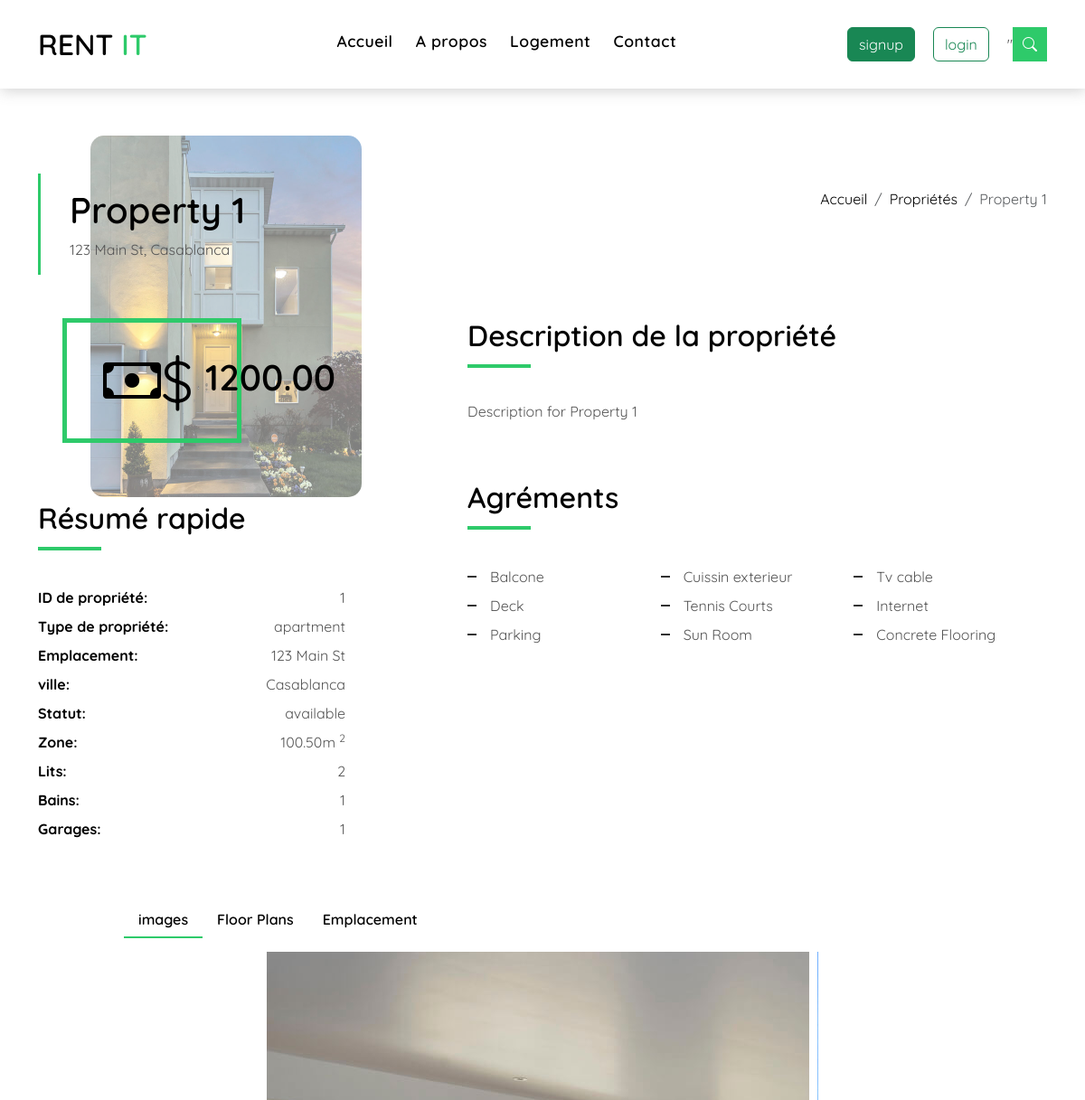
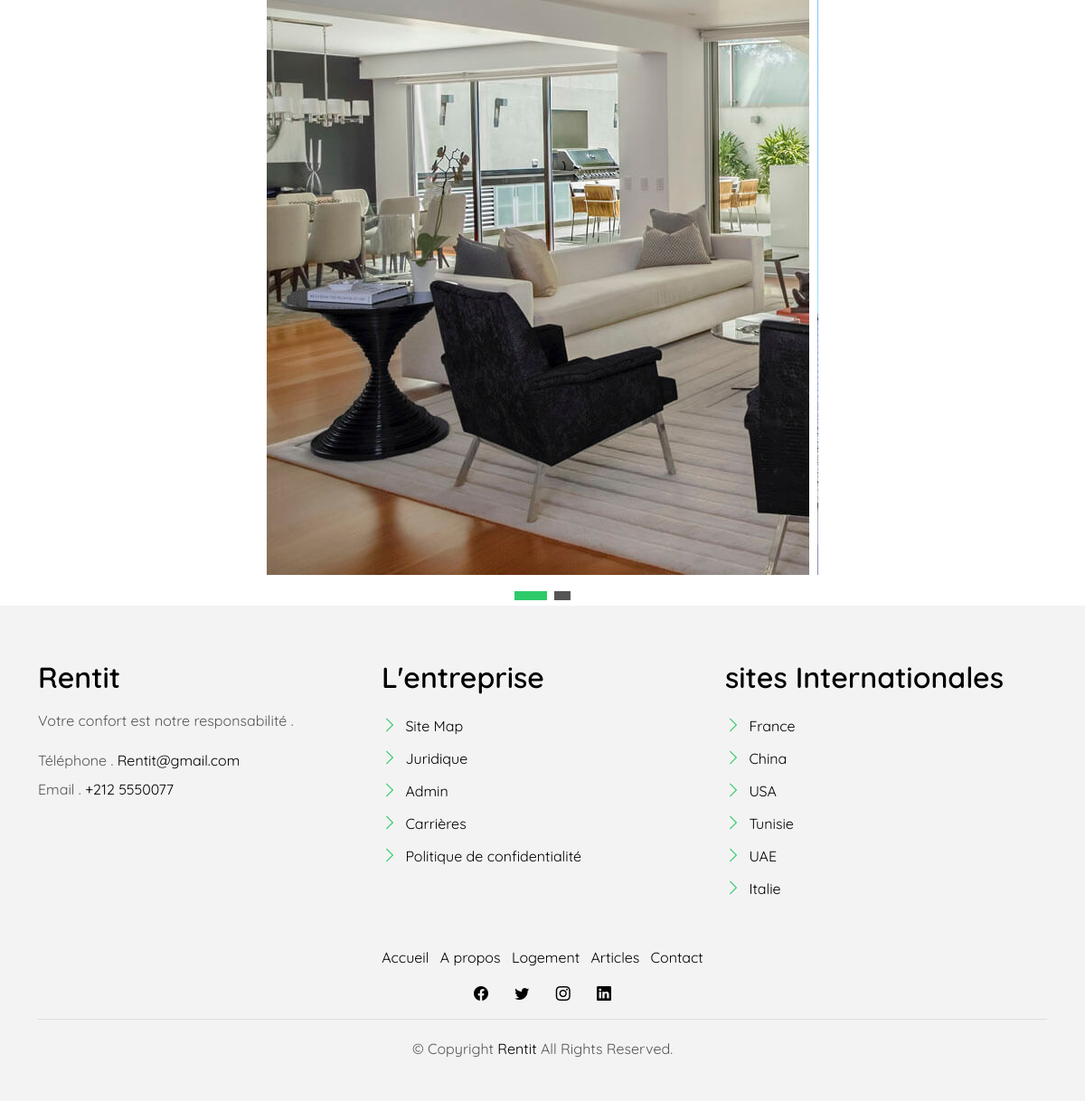
Screenshot of /index.php?page=logement&id=1 with the database file from the repository (2 pictures, top to bottom).
### tables this page shows
CREATE TABLE `logement` (
  `id` INT NOT NULL PRIMARY KEY AUTO_INCREMENT,
  `name` VARCHAR(255) NOT NULL,  
  `adresse` VARCHAR(255) NOT NULL,
  `type_logement` ENUM('apartment', 'house', 'condo', 'villa', 'townhouse', 'other') NOT NULL,
  `nombre_chambres` INT DEFAULT NULL,
  `prix` DECIMAL(10,2) NOT NULL,
  `image_path` VARCHAR(255) DEFAULT NULL,
  `description` TEXT NOT NULL,
  `status` ENUM('available', 'rented', 'unavailable') NOT NULL DEFAULT 'available',
  `area` DECIMAL(10,2) NOT NULL,
  `beds` INT NOT NULL,
  `baths` INT NOT NULL,
  `garage` INT NOT NULL,  
  `city` VARCHAR(100) NOT NULL
);

### models/logementModel.php (called while the page is built, shortened)
<?php
class LogementModel {
    public function __construct() {
        $this->db = $this->connectToDatabase();
    }
    private function connectToDatabase() {
        require_once('database_connection.php');
        return $mysqli;
    }
    public function getLogementById($logementId) {
        $query = "SELECT * FROM logement WHERE id = '$logementId'";
        $result = $this->db->query($query)->fetch_assoc();
        return $result;
    }
}

### controllers/logementController.php (called while the page is built, shortened)
<?php
    require_once('models/logementModel.php');
  function getLogement($id){
    $logementModel = new LogementModel();
    $data = $logementModel->getLogementById($id);
    return $data;
  }
?>

### view/client/logement.php (the view, shortened to what this page needs)
<?php
  $logement = getLogement($_GET['id']);
?>
<main id="main">
<section class="intro-single">
  <div class="container">
    <div class="row">
      <div class="col-md-12 col-lg-8">
        <div class="title-single-box">
          <h1 class="title-single"><?php echo $logement['name'] ?></h1>
          <span class="color-text-a"><?php echo $logement['adresse'].', '.$logement['city'] ?></span>
        </div>
      </div>
      <div class="col-md-12 col-lg-4">
        <nav aria-label="breadcrumb" class="breadcrumb-box d-flex justify-content-lg-end">
          <ol class="breadcrumb">
            <li class="breadcrumb-item">
              <a href="<?php echo $_SERVER['PHP_SELF'] ?>">Accueil</a>
            </li>
            <li class="breadcrumb-item">
              <a href="<?php echo $_SERVER['PHP_SELF'] . "?page=all_properties" ?>">Propriétés</a>
            </li>
            <li class="breadcrumb-item active" aria-current="page">
            <?php echo $logement['name'] ?>
            </li>
          </ol>
        </nav>
      </div>
    </div>
  </div>
</section>
<section class="property-single nav-arrow-b">
  <div class="container">
    <div class=" logement-img-container justify-content-center">
        <img src="assets/img/<?php echo $logement['image_path'] ?>" alt="" class="img-fluid logement-img">
    </div>
    <div class="row">
      <div class="col-sm-12">
        <div class="row justify-content-between">
          <div class="col-md-5 col-lg-4">
            <div class="property-price d-flex justify-content-center foo">
              <div class="card-header-c d-flex">
                <div class="card-box-ico">
                  <span class="bi bi-cash">$</span>
                </div>
                <div class="card-title-c align-self-center">
                  <h5 class="title-c"><?php echo $logement['prix'] ?></h5>
                </div>
              </div>
            </div>
            <div class="property-summary">
              <div class="row">
                <div class="col-sm-12">
                  <div class="title-box-d section-t4">
                    <h3 class="title-d">Résumé rapide</h3>
                  </div>
                </div>
              </div>
              <div class="summary-list">
                <ul class="list">
                  <li class="d-flex justify-content-between">
                    <strong>ID de propriété:</strong>
                    <span><?php echo $logement['id'] ?></span>
                  </li>
                  <li class="d-flex justify-content-between">
                    <strong>Type de propriété:</strong>
                    <span><?php echo $logement['type_logement'] ?></span>
                  </li>
                  <li class="d-flex justify-content-between">
                    <strong>Emplacement:</strong>
                    <span><?php echo $logement['adresse'] ?></span>
                  </li>
                  <li class="d-flex justify-content-between">
                    <strong>ville:</strong>
                    <span><?php echo $logement['city'] ?></span>
                  </li>
                  <li class="d-flex justify-content-between">
                    <strong>Statut:</strong>
                    <span><?php echo $logement['status'] ?></span>
                  </li>
                  <li class="d-flex justify-content-between">
                    <strong>Zone:</strong>
                    <span><?php echo $logement['area'] ?>m
                      <sup>2</sup>
                    </span>
                  </li>
                  <li class="d-flex justify-content-between">
                    <strong>Lits:</strong>
                    <span><?php echo $logement['beds'] ?></span>
                  </li>
                  <li class="d-flex justify-content-between">
                    <strong>Bains:</strong>
                    <span><?php echo $logement['baths'] ?></span>
                  </li>
                  <li class="d-flex justify-content-between">
                    <strong>Garages:</strong>
                    <span><?php echo $logement['garage'] ?></span>
                  </li>
                </ul>
              </div>
            </div>
          </div>
          <div class="col-md-7 col-lg-7 section-md-t3">
            <div class="row">
              <div class="col-sm-12">
                <div class="title-box-d">
                  <h3 class="title-d">Description de la propriété</h3>
                </div>
              </div>
            </div>
            <div class="property-description">
              <p class="description color-text-a">
              <?php echo $logement['description'] ?>
              </p>
            </div>
            <div class="row section-t3">
              <div class="col-sm-12">
                <div class="title-box-d">
                  <h3 class="title-d">Agréments</h3>
                </div>
              </div>
            </div>
            <div class="amenities-list color-text-a">
              <ul class="list-a no-margin">
                <li>Balcone</li>
                <li>Cuissin exterieur</li>
                <li> Tv cable</li>
                <li>Deck</li>
                <li>Tennis Courts</li>
                <li>Internet</li>
                <li>Parking</li>
                <li>Sun Room</li>
                <li>Concrete Flooring</li>
              </ul>
            </div>
          </div>
        </div>
      </div>
      <div class="col-md-10 offset-md-1">
        <ul class="nav nav-pills-a nav-pills mb-3 section-t3" id="pills-tab" role="tablist">
          <li class="nav-item">
            <a class="nav-link active" id="images-tab" data-bs-toggle="pill" href="#images" role="tab" aria-controls="images" aria-selected="true">images</a>
          </li>
          <li class="nav-item">
            <a class="nav-link" id="pills-plans-tab" data-bs-toggle="pill" href="#pills-plans" role="tab" aria-controls="pills-plans" aria-selected="false">Floor Plans</a>
          </li>
          <li class="nav-item">
            <a class="nav-link" id="pills-map-tab" data-bs-toggle="pill" href="#pills-map" role="tab" aria-controls="pills-map" aria-selected="false">Emplacement</a>
          </li>
        </ul>
        <div class="tab-content" id="pills-tabContent">
          <div class="tab-pane fade show active" id="images" role="tabpanel" aria-labelledby="images-tab">
          <div class="row justify-content-center">
      <div class="col-lg-8">
        <div id="property-single-carousel" class="swiper">
          <div class="swiper-wrapper">
            <div class="carousel-item-b swiper-slide">
              <img src="assets/img/property-7.jpg" alt="">
            </div>
          </div>
        </div>
        <div class="property-single-carousel-pagination carousel-pagination"></div>
      </div>
  </div>
          </div>
        </div>
      </div>
    </div>
  </div>
</section>
</main>

### assets/css/style.css (style rules this page uses)
* { margin: 0; padding: 0; box-sizing: border-box; font-family: 'Quicksand', sans-serif; }
body { font-family: "Poppins", sans-serif; color: #555555; }
h1, h2, h3, h4, h5, h6 { color: #000000; }
a { color: #000000; text-decoration: none; transition: all 0.5s ease; }
.color-text-a { text-decoration: none; color: #555555; }
.no-margin { margin: 0; }
.nav-pills-a { text-decoration: none; }
.nav-pills-a.nav-pills .nav-link { color: #000000; position: relative; font-weight: 600; }
.nav-pills-a.nav-pills .nav-link.active { background-color: transparent; }
.nav-pills-a.nav-pills .nav-link.active:after { content: ""; position: absolute; left: 0; bottom: -1px; width: 100%; height: 2px; background-color: #2eca6a; z-index: 2; }
.list-a { text-decoration: none; display: inline-block; line-height: 2; padding: 0; list-style: none; }
.list-a li { position: relative; width: 50%; float: left; padding-left: 25px; padding-right: 5px; }
@media (min-width: 992px) { .list-a li { width: 33.333%; } }
.list-a li:before { content: ""; width: 10px; height: 2px; position: absolute; background-color: #313131; top: 15px; left: 0; }
.section-t4 { padding-top: 4rem; }
.section-t3 { padding-top: 3rem; }
.title-box-d { padding-bottom: 1.8rem; margin-bottom: 1rem; position: relative; }
.title-box-d .title-d { font-weight: 600; font-size: 2rem; }
.title-box-d .title-d:after { content: ""; position: absolute; width: 70px; height: 4px; background-color: #2eca6a; bottom: 20px; left: 0; }
.carousel-pagination { margin-top: 10px; text-align: center; }
.intro-single { padding: 12rem 0 3rem; }
.intro-single .title-single-box { padding: 1rem 0 1rem 2rem; }
.intro-single .title-single-box { border-left: 3px solid #2eca6a; }
.intro-single .title-single-box .title-single { font-weight: 600; font-size: 2.2rem; }
@media (min-width: 768px) { .intro-single .title-single-box .title-single { font-size: 2.1rem; } }
@media (min-width: 992px) { .intro-single .title-single-box .title-single { font-size: 2.5rem; } }
.intro-single .breadcrumb-box { padding: 1rem 0 0 0.5rem; }
.intro-single .breadcrumb { background-color: transparent; padding-right: 0; padding-left: 0; }
.property-price { margin: 0 auto; }
.property-price .card-header-c { padding: 0; }
.summary-list { padding-right: 1rem; color: #000000; }
.summary-list .list { padding: 0; line-height: 2; }
.summary-list .list span { color: #555555; }
.card-header-c { padding: 0 1rem 1rem 1rem; }
.card-box-ico { padding: 1rem 3rem 1rem 2.5rem; border: 5px solid #2eca6a; }
.card-box-ico span { font-size: 4rem; color: #000000; }
.title-c { font-size: 2.5rem; font-weight: 600; margin-left: -40px; }
@media (min-width: 768px) { .title-c { font-size: 1.8rem; } }
@media (min-width: 992px) { .title-c { font-size: 2.5rem; } }
.logement-img-container { position: fixed; height: 50vh; left:100px; top: 150px; z-index: -1; }
.logement-img-container img { border-radius: 15px; height: 100%; object-fit: contain; opacity: 50%; }

### rows the page displays
logement: name "Property 1", adresse "123 Main St", city "Casablanca", image_path (picture), prix "1200.00", id "1", type_logement "apartment", status "available", area "100.50", beds "2", baths "1", garage "1", description "Description for Property 1"
